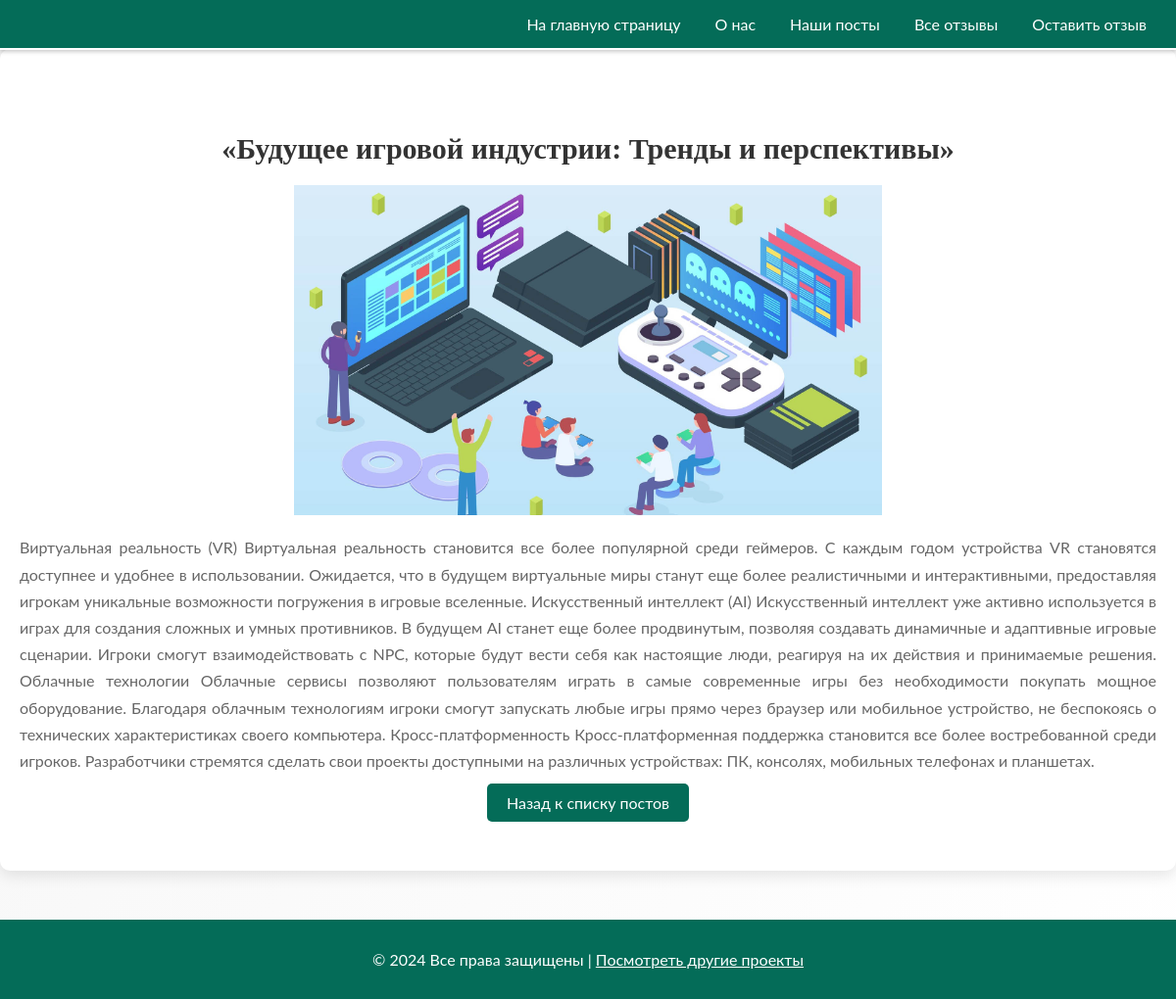
The app's page /post/2/ with its own data.
### posts/models.py (models this page shows, shortened)
class Post(models.Model):
    title = models.CharField(max_length=255)
    content = models.TextField()
    image = models.ImageField(upload_to='posts/', blank=True, null=True)
    created_at = models.DateTimeField(auto_now_add=True)

### posts/views.py (the view)
# urls.py: path('post/<int:pk>/', post_detail, name='post_detail'),  # Детальная страница для поста
def post_detail(request, pk):
    post = get_object_or_404(Post, id=pk)
    context = {'post': post}
    return render(request, 'post_detail.html', context)

### templates/post_detail.html (shortened to what this page needs)
{% extends 'base.html' %}
{% block content %}
<section class="about-section">
    <h1>{{ post.title }}</h1>
    {% if post.image %}
    <img src="{{ post.image.url }}" alt="{{ post.title }}" style="max-width: 600px;">
    {% endif %}
    <p>{{ post.content }}</p>
    <a href="{% url 'post_list'%}" class="btn">Назад к списку постов</a>
</section>
{% endblock %}

### static/css/style.css (style rules this page uses)
html, body { font-family: 'Lato', sans-serif; background: linear-gradient(135deg, #f4f4f4, #ffffff); color: #666; width: 100%; margin: 0; padding: 0; box-sizing: border-box; }
.about-section { text-align: center; background: #fff; padding: 60px 20px; border-radius: 10px; box-shadow: 0px 5px 15px rgba(0, 0, 0, 0.1); }
.about-section h1 { font-family: 'Righteous', cursive; font-size: 30px; color: #333; margin-bottom: 20px; }
.about-section p { color: #666; font-size: 16px; line-height: 1.7; margin-bottom: 20px; text-align: justify; }
.about-section .btn { padding: 10px 20px; background: #046c58; color: #fff; text-decoration: none; border-radius: 5px; font-size: 16px; transition: all 0.3s ease; }

### records on screen
Post: title "«Будущее игровой индустрии: Тренды и перспективы»", image (picture), content "Виртуальная реальность (VR) Виртуальная реальность становится все более популярной среди геймеров. С каждым годом устройства VR становятся доступнее и удобнее в использовании. Ожидается, что в будущем виртуальные миры станут еще более реалистичными и интерактивными, предоставляя игрокам уникальные возможности погружения в игровые вселенные. Искусственный интеллект (AI) Искусственный интеллект уже активно используется в играх для создания сложных и умных противников. В будущем AI станет еще более продвинутым, позволяя создавать динамичные и адаптивные игровые сценарии. Игроки смогут взаимодействовать с NPC, которые будут вести себя как настоящие люди, реагируя на их действия и принимаемые…"
